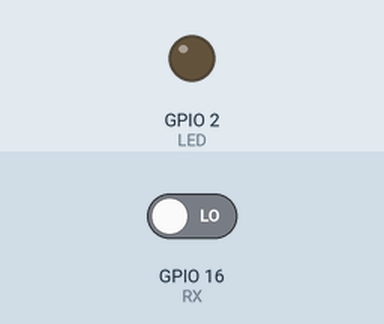
Recording of a sketch running on a simulated ESP32. Shown: output pins drawn as LEDs (lit = HIGH). The test bench sets the inputs (shaded band); at power-on: GPIO 16 (RX) LOW. What the sketch prints to the serial monitor is not drawn.

Above: at 1.2 s.
1.3 s: GPIO 16 (RX) driven HIGH
At 1.9 s:
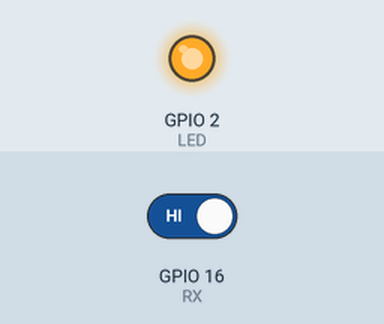
4.3 s: GPIO 16 (RX) driven LOW
At 5.3 s:
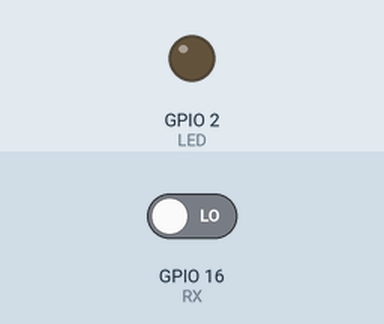
Timing chart, 0 to 7.3 s (numbered marks = the images above; inputs shaded):
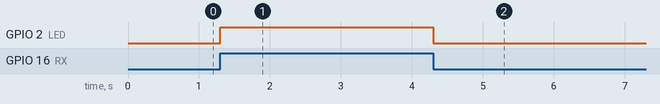

Measured:
- after the input at 1.3 s, GPIO 2 (LED): LOW → HIGH at once
- after the input at 4.3 s, GPIO 2 (LED): HIGH → LOW at once

The sketch:

XbeeTestBasic.ino
```cpp
// We'll use HardwareSerial to communicate with the XBee:
#include <HardwareSerial.h>
#define RX 16
#define TX 17
#define LED 2

HardwareSerial XBee(2); // UART2

void IRAM_ATTR eject();

void setup()
{
  // Set up both ports at 9600 baud. This value is most important
  // for the XBee. Make sure the baud rate matches the config
  // setting of your XBee.
  XBee.begin(9600,SERIAL_8N1,RX,TX);
  Serial.begin(9600);
  pinMode(LED,OUTPUT);
  attachInterrupt(RX,eject,CHANGE);
}

int buffer;

void loop()
{
  if(Serial.available()){
    buffer = Serial.read();
    XBee.write(buffer);
    Serial.print(buffer);
    buffer = 0;
    delay(1000);
  }
}

void IRAM_ATTR eject(){
  buffer = XBee.read();
  Serial.write(buffer);
  digitalWrite(LED,!digitalRead(LED));
  Serial.println(buffer, HEX);
  buffer = 0;
}
```
